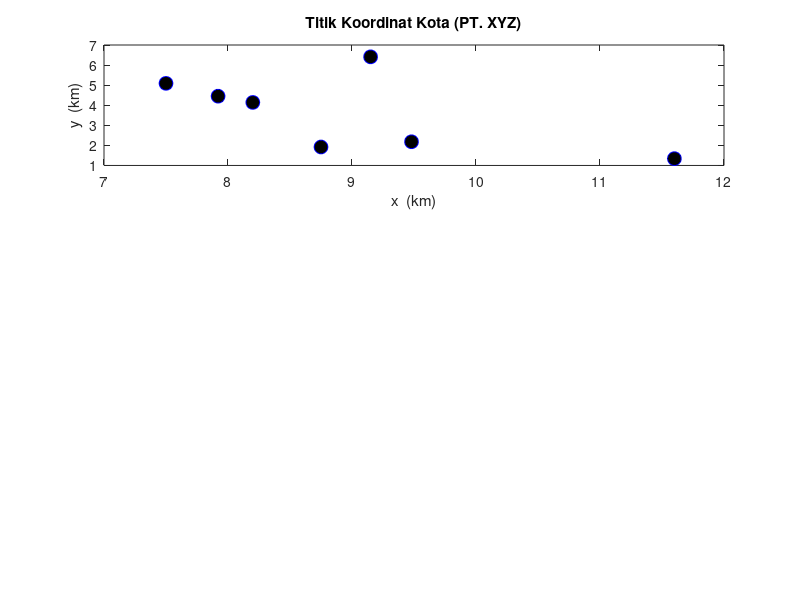

The MATLAB script that drew this image: (Note: this script raises an error after producing the figure.)
%**************************************************************************
%                 VRP Problem Using ACO cluster 4
% -------------------------------------------------------------------------
% By     : Gita Anggita Lestari
% Contact: gitaanggitalstr@gmail.com             Last update: sept 13, 2019
% -------------------------------------------------------------------------                             
% This program is developed to find shortest path (minimum cost)between
% some cities. 
% 
% There are 4  parts in this program:
% 1.Main program of ACO (myaco.m)
% 2.Function to generate solution (ant_tour.m)
% 3.Function to calculate the cost (distance) (calculate_cost.m)
% 4.Function to update the traces (update_the_trace.m)
%**************************************************************************
 
%**************************************************************************
%                   The Program Start Here                    
%*------------------------------------------------------------------------
% function myaco(num_of_nodes,num_of_ants, max_iteration)
function myaco()
% inputs
miter=1000; % banyak iterasi
m=2; % banyak semut
n=7; %jumlah kotas
% parameters
e=0.6;            % evaporation coefficient.
alpha=1;          % effect of ants' sight.
beta=12;           % trace's effect.
t=0.02*ones(n); % primary tracing.
el=.97;           % common cost elimination. 
% -------------------------------------------------------------------------
% Generate coordinates of cities and plot
% for i=1:n
%     x(i)=rand*20;
%     y(i)=rand*20;
% end    

% matrix coordinates of cities cluster 4
map_index=[13	16	20	21	24	31	32];
map_x=[11.60 9.48 8.75 8.20 7.92 7.50 9.15];
map_y=[1.34	2.18 1.92 4.14 4.45	5.09 6.41];
node=[map_index;map_x;map_y];
% Generate coordinates of cities and plot
for i=1:n
    x(i)= map_x(i);
    y(i)= map_y(i);
end

subplot(3,1,1);
plot(x,y,'o','MarkerFaceColor','k','MarkerEdgeColor','b','MarkerSize',10);
title('Titik Koordinat Kota (PT. XYZ)');
xlabel('x  (km)');
ylabel('y  (km)');

% generating distace between cities matrix.
%for i=1:n
%    for j=1:n
%        d(i,j)=sqrt((x(i)-x(j))^2+(y(i)-y(j))^2);
%    end
%end
d=[0 1.6 2.8 1.9 2 3.8 3.3;
   1.6 0 1.7 3.3 0.45 5.4 3.8;
   2.8 1.7 0 1.1 1.8 3.7 1.9;
   1.9 3.3 1.1 0 2.9 3.2 1.4;
   2 0.45 1.8 2.9 0 5 3.1;
   3.8 5.4 3.7 3.2 5 0 1.9;
   3.3 3.8 1.9 1.4 3.1 1.9 0];

% generating sight matrix.
for i=1:n
    for j=1:n
        if d(i,j)==0
            h(i,j)=0;
        else
            h(i,j)=1/d(i,j);
        end
    end
end
h=h
% ------------------------------------------------------------------------
%             Main Algorithm: ACO Meta heuristic procedure
% a.  Probabilistic solution construction biased by
%     pheromone trails, without forward pheromone
%     updating
% b.  Deterministic backward path with loop elimination
%     and with pheromone updating--> update_the_trace
% c.  Evaluation of the quality of the solutions
%     generated and use of the solution quality in
%     determining the quantity of pheromone to deposit-->calculate_cost
% -------------------------------------------------------------------------
for i=1:miter
% Step 1: Forward ants and solution construction

% Generate places for each ant    
for j=1:m
    start_places(j,1)=fix(1+rand*(n-1));
end
% Step 2:probabilistic solution contruction   
    [tour]=ant_tour(start_places,m,n,h,t,alpha,beta);
    tour=horzcat(tour,tour(:,1));
    
% Step 3: Calculate the cost --> total distace
    [cost,f]=calculate_cost(m,n,d,tour,el);
    [t]=update_the_trace(m,n,t,tour,f,e);
    average_cost(i)=mean(cost);
    
% Step 4: Determine the best route
    [min_cost(i),best_index]=min(cost);
    besttour(i,:)=tour(best_index,:);
    iteration(i)=i;
end
% -------------------------------------------------------------------------

% Plot Average of tour distance vs Number of Iterations
subplot(3,1,2);plot(iteration,average_cost);
title('Rata-Rata Jarak vs Jumlah Iterasi');
xlabel('iteration');
ylabel('Jarak(Km)');

% Plot the best route
[k,l]=min(min_cost); % jarak
for i=1:n+1
    X(i)=x(besttour(l,i));
    Y(i)=y(besttour(l,i));
end
subplot(3,1,3);plot(X,Y,'--o',...
                'MarkerEdgeColor','k',...
                'MarkerFaceColor','b',...
                'MarkerSize',10)
xlabel('x (km)');ylabel('y (km)');
title(['Total Jarak(Km)= ',num2str(k)]);
% fprintf('\nTotal Jarak = %d\n',k);

% Get Route Path 
batas = length(map_index);
path = [];
for i=1:batas
    itter = 0;
    index_x = X(i);
    index_y = Y(i);
    for j=1:batas
        if index_x == node(2,[j]) && index_y == node(3,[j])
            itter = itter + 1;
            path(i)=node(1,[j]);
        end
    end
end
titik_awal = num2str(path(1));jalan = num2str(path);
fprintf('Total Jarak = ')
disp(min(min_cost));
fprintf('Rute =  ');
fprintf(titik_awal);fprintf('  ');
fprintf(jalan);fprintf('  ');
fprintf(titik_awal)
fprintf('\n')

end
%**************************************************************************
%                   Ending of Program                          
%**************************************************************************

